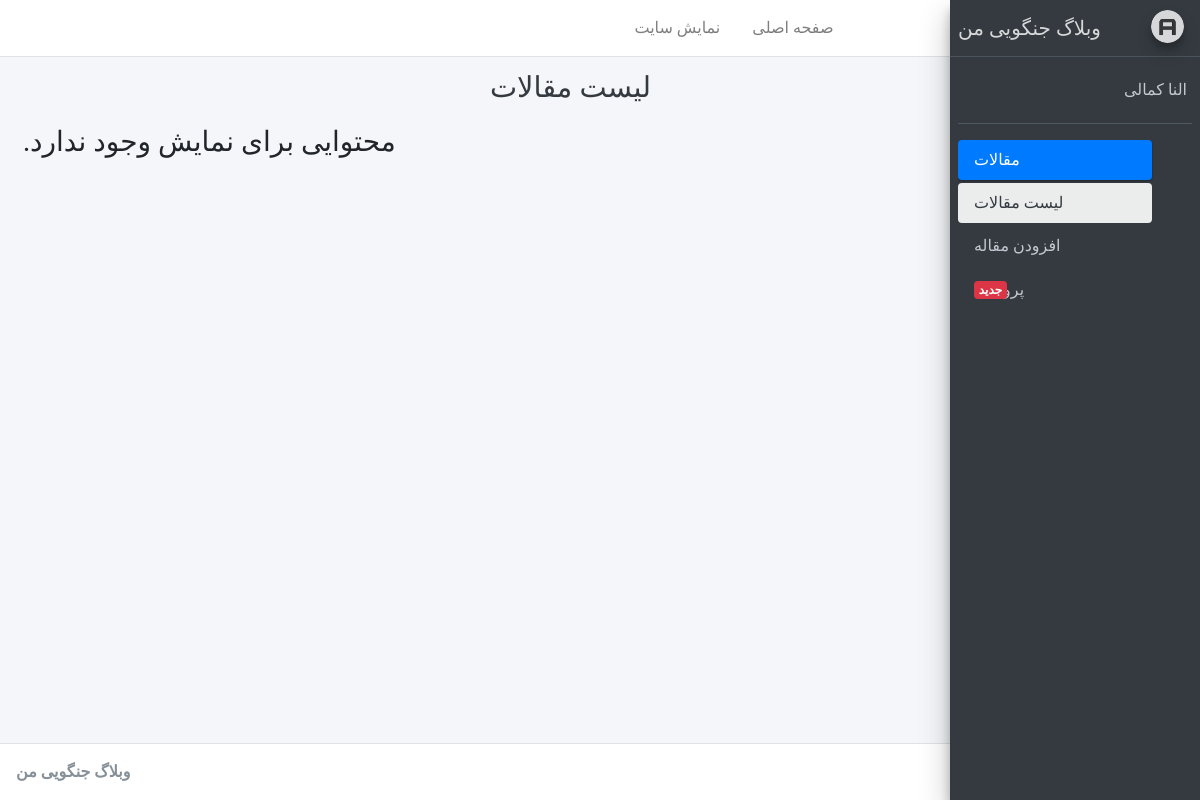
Before: /account/ (signed in) with the older database file.
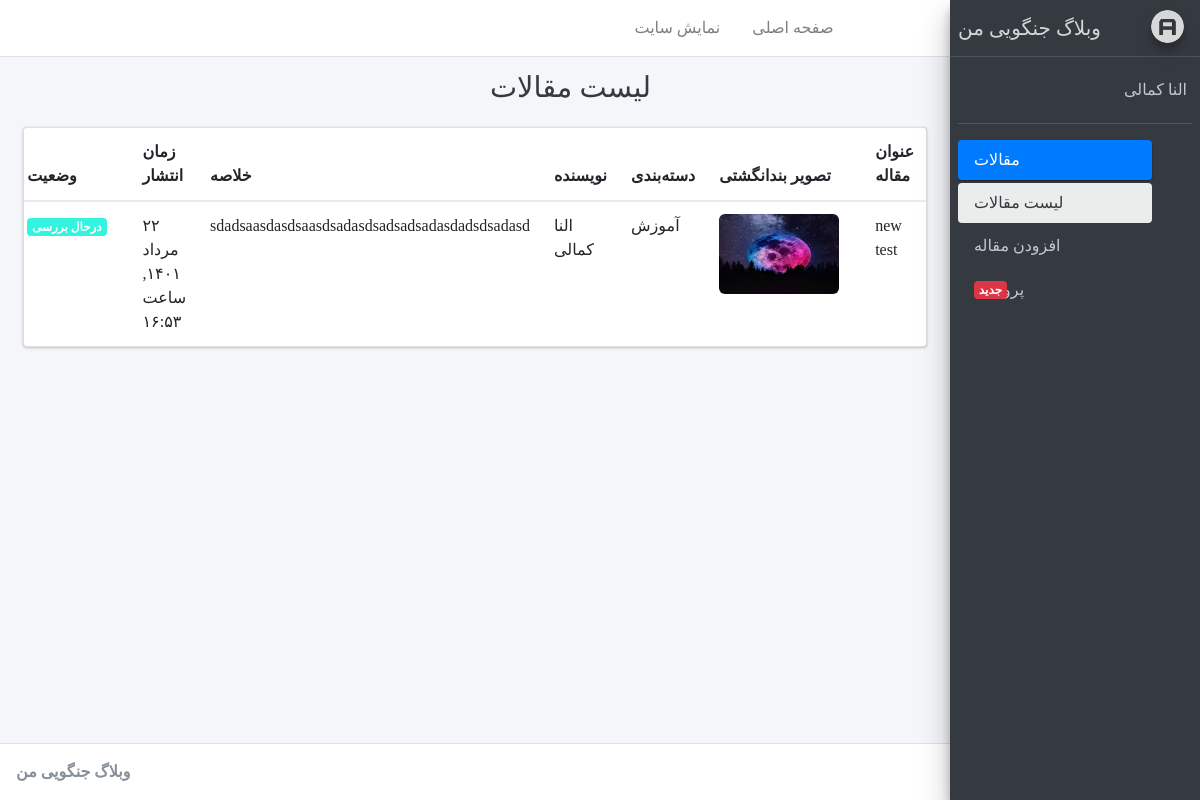
After: the same page with the newer database file.
### blog/models.py (models this page shows, shortened)
class Article(models.Model):
    STATUS_CHOICES = (
        ('d', 'پیش‌نویس'),           # draft
        ('p', 'منتشر شده'),         # publish
        ('i', 'در حال بررسی'),      # investigaion
        ('b', 'برگشت داده شده'),    # back
    )
    author = models.ForeignKey(User, null=True, on_delete=models.SET_NULL, related_name="articles", verbose_name="نویسنده")
    title = models.CharField(max_length=200, verbose_name="عنوان مقاله")
    slug = models.SlugField(max_length=100, unique=True, verbose_name="آدرس مقاله")
    catagory = models.ManyToManyField(Catagory, verbose_name="دسته بندی", related_name="articles")
    description = models.TextField(verbose_name="محتوا")
    thumbnail = models.ImageField(upload_to="images", verbose_name="تصویر مقاله")
    publish = models.DateTimeField(default=timezone.now, verbose_name="زمان انتشار")
    created = models.DateTimeField(auto_now_add=True)
    updated = models.DateTimeField(auto_now=True)
    status = models.CharField(max_length=1, choices=STATUS_CHOICES, verbose_name="وضعیت")
    class Meta:
        verbose_name = "مقاله"
        verbose_name_plural = "مقالات"
        ordering = ['-publish']
    def jpublish(self):
        return jalali_converter(self.publish)
    jpublish.short_description = "زمان انتشار"
    objects = ArticleManager()
    def thumbnail_tag(self):
        return format_html(f"<img width=100 height=60 style='border-radius: 5px;' src='{self.thumbnail.url}'>")
    thumbnail_tag.short_description = "عکس"
    def catagoy_to_list(self):
        catagoties = []
        for catagory in self.catagory.active():
            catagoties.append(catagory.title)
        if len(catagoties) == 0:
            return "بدون دسته بندی"
        else:
            return "، ".join(catagoties)
    catagoy_to_list.short_description = "دسته بندی"

class Catagory(models.Model):
    parent = models.ForeignKey('self', default=None , null=True, blank=True, on_delete=models.SET_NULL, related_name='children', verbose_name="زیر دسته")
    title = models.CharField(max_length=200, verbose_name="عنوان دسته بندی")
    slug = models.SlugField(max_length=100, unique=True, verbose_name="آدرس دسته بندی")
    status = models.BooleanField(default=True, verbose_name="آیا نمایش داده شود؟")
    position = models.IntegerField(verbose_name="پوزیشن")
    class Meta:
        verbose_name = "دسته بندی"
        verbose_name_plural = "دسته بندی ها"
        ordering = ['parent__id', 'position']
    objects = CatagoryManager()

### account/models.py (models this page shows)
class User(AbstractUser):
    is_author = models.BooleanField(default=False, verbose_name="وضعیت نویسندگی")
    special_user = models.DateTimeField(default=timezone.now, verbose_name="کاربر ویژه تا")
    def is_special_user(self):
        if self.special_user > timezone.now():
            return True
        else:
            return False
    is_special_user.boolean = True
    is_special_user.short_description = "وضعیت کاربر ویژه"

### account/views.py (the view)
# urls.py: path('', ArticleList.as_view(), name='home'),
class ArticleList(LoginRequiredMixin, ListView):
    template_name = 'registration/home.html'
    def get_queryset(self):
        if self.request.user.is_superuser:
            return Article.objects.all()
        else:
            return Article.objects.filter(author=self.request.user)

### blog/models.py (called while the page is built)
    def active(self):
        return self.filter(status=True)

### blog/templatetags/base_tags.py (called while the page is built)
@register.simple_tag
def site_name():
    return SiteSetting.objects.get(pk=1).site_name

@register.inclusion_tag("registration/partials/link.html")
def link(request, link_name, content):
    return {
        "request": request,
        "link_name": link_name,
        "link": f"account:{link_name}",
        "content": content
    }

### extentions/jalali.py (called while the page is built)
    def persian_tuple(self):
        return self.persian_year, self.persian_month, self.persian_day

### extentions/utils.py (called while the page is built)
def persian_number_conventor(input_str):
    numbers = {
        "0": "۰",
        "1": "١",
        "2": "۲",
        "3": "۳",
        "4": "۴",
        "5": "۵",
        "6": "۶",
        "7": "۷",
        "8": "۸",
        "9": "۹",
    }
    for english_number, persian_number in numbers.items():
        input_str = input_str.replace(english_number, persian_number)
    return input_str

### templates/registration/home.html (shortened to what this page needs)
{% extends 'registration/base.html' %}
{% block title %}{% block title-meta %}
لیست مقالات
{% endblock %}{% endblock %}
{% block main %}
<div class="row">
    <div class="col-12">
        {% if object_list %}
          <div class="card">
            <div class="card-body table-responsive p-0">
              <table class="table table-hover">
                <thead>
                  <tr>
                    <th>عنوان مقاله</th>
                    <th>تصویر بندانگشتی</th>
                    <th>دسته‌بندی</th>
                    <th>نویسنده</th>
                    <th>خلاصه</th>
                    <th>زمان انتشار</th>
                    <th>وضعیت</th>
                  </tr>
                </thead>
                <tbody>
                    {% for article in object_list %}
                        <tr>
                            <td>
                              {% if article.status in 'bd'|make_list or user.is_superuser %}
                                <a href="{% url 'account:article-update' article.pk %}">{{article.title}}</a>
                              {% else  %}
                                {{article.title}}
                              {% endif %}
                            </td>
                            <td><img src="{{article.thumbnail.url}}" width="120" height="80" style="border-radius: 6px  ;"></td>
                            <td>{{article.catagoy_to_list}}</td>
                            <td>{{article.author.get_full_name}}</td>
                            <td>{{article.description|striptags|truncatewords:30}}</td>
                            <td>{{article.jpublish}}</td>
                            <td>
                                {% if article.status == 'p' %}
                                    <span class="badge badge-success">منتشر شده</span>
                                    <a target="_blank" class="badge badge-primary"href="{% url 'blog:detail' article.slug %}">نمایش</a>
                                {% elif article.status == 'i' %}
                                    <span class="badge" style="background-color: #32f4df;">درحال بررسی</span>
                                {% elif article.status == 'd' %}
                                    <span class="badge badge-danger">پیش نویس</span>
                                    <a target="_blank" class="badge badge-secondary"href="{% url 'blog:preview' article.pk %}">پیش نمایش</a>
                                {% elif article.status == 'b' %}
                                    <span class="badge badge-warning">برگشت داده شده</span>
                                    <a target="_blank" class="badge badge-secondary"href="{% url 'blog:preview' article.pk %}">پیش نمایش</a>
                                {% endif %}
                            </td>
                        </tr>
                    {% endfor %}
                </tbody>
              </table>
            </div>
          </div>
        {% else %}
          <h3> محتوایی برای نمایش وجود ندارد. </h3>
        {% endif %}
    </div>
  </div>
{% endblock %}

Changed rows visible on the page:
now on this page (row edited): Article: title "new test", thumbnail (picture), catagoy_to_list "آموزش", author.get_full_name "النا کمالی", description "sdadsaasdasdsaasdsadasdsadsadsadasdadsdsadasd", jpublish "۲۲ مرداد ١۴۰١, ساعت ١۶:۵۳", status "درحال بررسی"
Other visible differences:
text no longer shown: "محتوایی برای نمایش وجود ندارد."
text now shown: "عنوان مقاله تصویر بندانگشتی دسته‌بندی نویسنده خلاصه زمان انتشار وضعیت"
